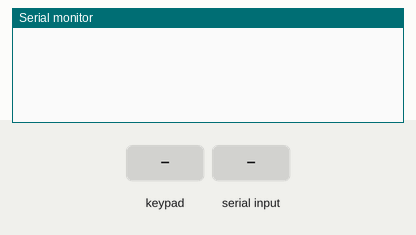
Bench run of a sketch on a simulated Arduino Uno, built with avr-gcc and run on an emulated ATmega328P. On the bench: the last lines printed to the serial monitor. Inputs (shaded band) come from the test bench.

Above: at 1.2 s.
1.3 s: key '1' pressed
At 1.8 s:
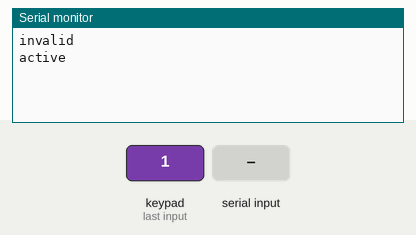
2.8 s: keypad keys 8 7 6 5 pressed 0.4 s apart
At 5.0 s:
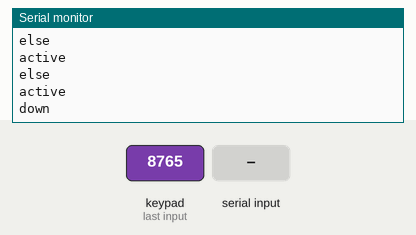
6.8 s: "5" received over Serial
At 7.6 s:
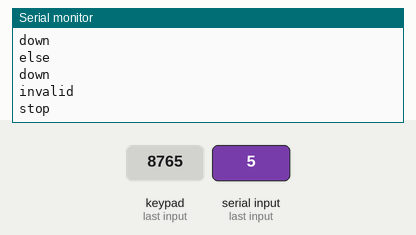
12.8 s: key '2' pressed
15.8 s: key '#' pressed
At 20.1 s:
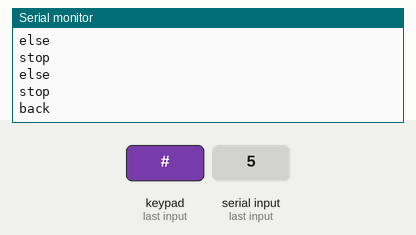

The sketch:

keypad.ino
```cpp
#include<Keypad.h>
const byte ROWS = 4;
const byte COLS = 3;
String X="active";
char key[ROWS][COLS]={
  {'1','2','3'},
  {'4','5','6'},
  {'7','8','9'},
  {'*','0','#'}
  };

  byte rowPins[ROWS] = {8,7,6,5};
  byte colPins[COLS] = {4,3,2};

  Keypad keypad = Keypad(makeKeymap(key),rowPins,colPins,ROWS,COLS);
  void sendSerial(){
  Serial.println(X);
  delay(1000);
  if(Serial.available()>0){
    X="stop";
    }
  }
void setup() {

  Serial.begin(9600);
  keypad.addEventListener(keypadEvent);

}

void loop() {

  char key = keypad.getKey();


}

void keypadEvent(KeypadEvent key){

    switch(keypad.getState()){

      case PRESSED:
        switch(key){
      case '5':
      X = "ok";
      break;

      case '2':
      X = "up";
      break;

      case '8':
      X = "down";
      break;

      case '#':
      X = "back";
      break;

      case '*':
      X = "ok1";
      break;

      default:
      Serial.println("invalid");

      }
      break;
      default:
      Serial.println("else");
    }
    sendSerial();

  }
```

Measured:
- after the input at 1.3 s, the serial monitor: prints a new line at once (image 1)
- after the input at 2.8 s, the serial monitor: prints a new line after 1.5 s (image 2)
- after the input at 6.8 s, the serial monitor: prints a new line after 0.51 s (image 3)
- after the input at 15.8 s, the serial monitor: prints a new line after 3.5 s (image 4)
